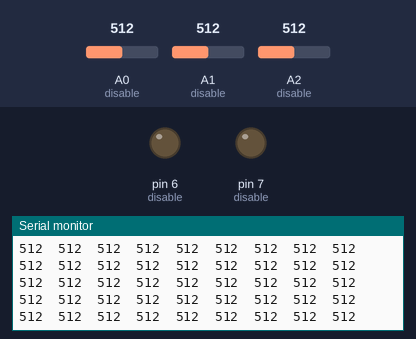
Simulated run of this sketch. Board: Arduino Uno, built with avr-gcc and run on an emulated ATmega328P. On the bench: output pins drawn as LEDs (lit = HIGH), the last lines printed to the serial monitor. The test bench sets the inputs (shaded band); at power-on: A0 (disable) = 512, A1 (disable) = 512, A2 (disable) = 512.

Above: at 0.84 s.
1.3 s: A0 (disable) set to 11
At 1.31 s:
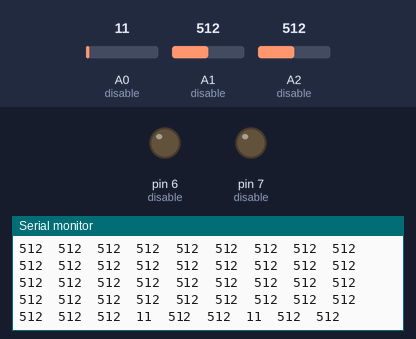
4.3 s: A0 (disable) set to 8
At 4.36 s:
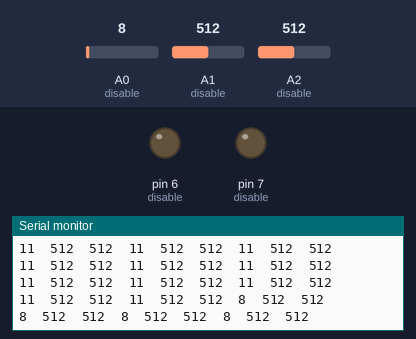
7.3 s: A1 (disable) set to 111
At 7.31 s:
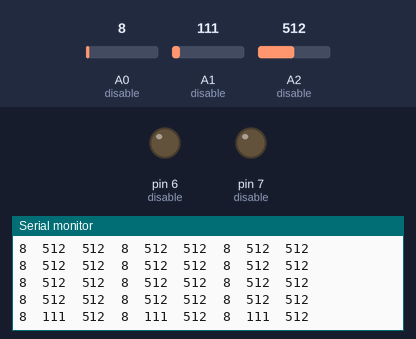
10.3 s: A1 (disable) set to 95
At 10.36 s:
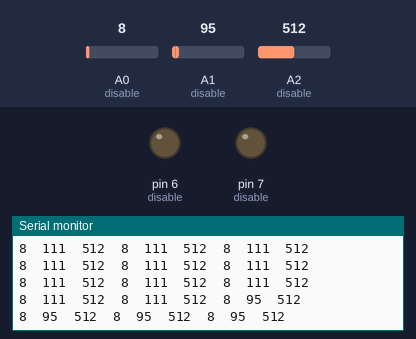
13.3 s: A2 (disable) set to 107
At 13.31 s:
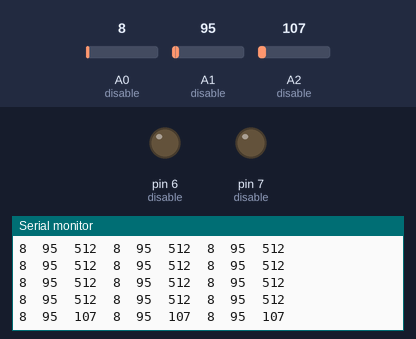
16.3 s: A2 (disable) set to 88
At 16.35 s:
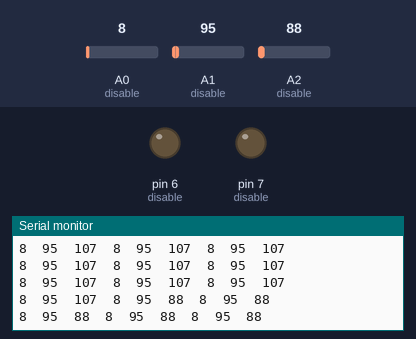
Timing chart, 0 to 19.3 s (numbered marks = the images above; inputs shaded):
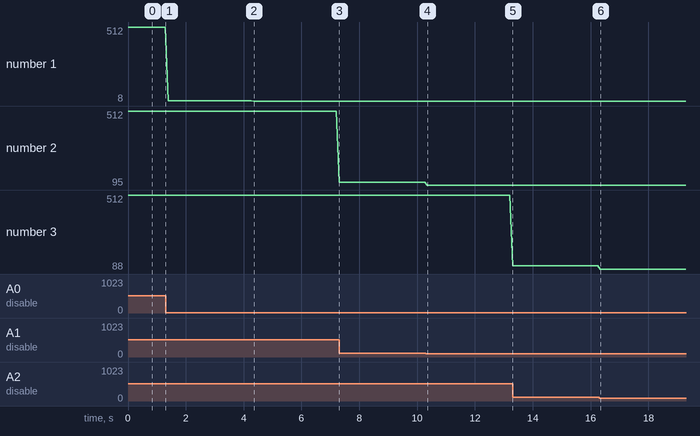

Measured:
- after the input at 4.3 s, the serial monitor: prints a new line after 0.05 s (image 2)
- after the input at 7.3 s, the serial monitor: prints a new line at once (image 3)
- after the input at 10.3 s, the serial monitor: prints a new line after 0.05 s (image 4)
- after the input at 13.3 s, the serial monitor: prints a new line at once (image 5)
- after the input at 16.3 s, the serial monitor: prints a new line at once (image 6)
- plotted number 1: 512 → 11 after the input at 1.3 s, 11 → 8 after the input at 4.3 s
- plotted number 2: 512 → 111 after the input at 7.3 s, 111 → 95 after the input at 10.3 s
- plotted number 3: 512 → 107 after the input at 13.3 s, 107 → 88 after the input at 16.3 s

The sketch:

pressureMatrix_3x3.ino
```cpp
/*
  Pressure Sensor Matrix Code
  parsing through a pressure sensor matrix grid by switching individual
  rows/columns to be HIGH, LOW or INPUT (high impedance) to detect
  location and pressure.
  >> https://www.kobakant.at/DIY/?p=7443
*/

void setup() {
  Serial.begin(9600);
}

void loop() {

  ////////////////////////////////////////////////////////////////////////

  // set 5 to GND and disable 6 and 7:
  pinMode(5, OUTPUT);
  digitalWrite(5, LOW);
  pinMode(6, INPUT);  // disable
  pinMode(7, INPUT);  // disable

  // A:
  pinMode(A0, INPUT_PULLUP);
  pinMode(A1, INPUT); // disable
  pinMode(A2, INPUT); // disable
  Serial.print(analogRead(A0));
  Serial.print("\t");
  delay(10);

  // B:
  pinMode(A0, INPUT); // disable
  pinMode(A1, INPUT_PULLUP);
  pinMode(A2, INPUT); // disable
  Serial.print(analogRead(A1));
  Serial.print("\t");
  delay(10);

  // C:
  pinMode(A0, INPUT); // disable
  pinMode(A1, INPUT); // disable
  pinMode(A2, INPUT_PULLUP);
  Serial.print(analogRead(A2));
  Serial.print("\t");
  delay(10);


////////////////////////////////////////////////////////////////////////


  // set 6 to GND and disable 5 and 7:
  pinMode(5, INPUT);  // disable
  pinMode(6, OUTPUT);
  digitalWrite(6, LOW);
  pinMode(7, INPUT);  // disable

  // A:
  pinMode(A0, INPUT_PULLUP);
  pinMode(A1, INPUT); // disable
  pinMode(A2, INPUT); // disable
  Serial.print(analogRead(A0));
  Serial.print("\t");
  delay(10);

  // B:
  pinMode(A0, INPUT); // disable
  pinMode(A1, INPUT_PULLUP);
  pinMode(A2, INPUT); // disable
  Serial.print(analogRead(A1));
  Serial.print("\t");
  delay(10);

  // C:
  pinMode(A0, INPUT); // disable
  pinMode(A1, INPUT); // disable
  pinMode(A2, INPUT_PULLUP);
  Serial.print(analogRead(A2));
  Serial.print("\t");
  delay(10);


  ////////////////////////////////////////////////////////////////////////


  // set 7 to GND and disable 5 and 6:
  pinMode(5, INPUT);  // disable
  pinMode(6, INPUT);  // disable
  pinMode(7, OUTPUT);
  digitalWrite(7, LOW);


  // A:
  pinMode(A0, INPUT_PULLUP);
  pinMode(A1, INPUT); // disable
  pinMode(A2, INPUT); // disable
  Serial.print(analogRead(A0));
  Serial.print("\t");
  delay(10);

  // B:
  pinMode(A0, INPUT); // disable
  pinMode(A1, INPUT_PULLUP);
  pinMode(A2, INPUT); // disable
  Serial.print(analogRead(A1));
  Serial.print("\t");
  delay(10);

  // C:
  pinMode(A0, INPUT); // disable
  pinMode(A1, INPUT); // disable
  pinMode(A2, INPUT_PULLUP);
  Serial.print(analogRead(A2));
  Serial.println();
  delay(10);

}
```
